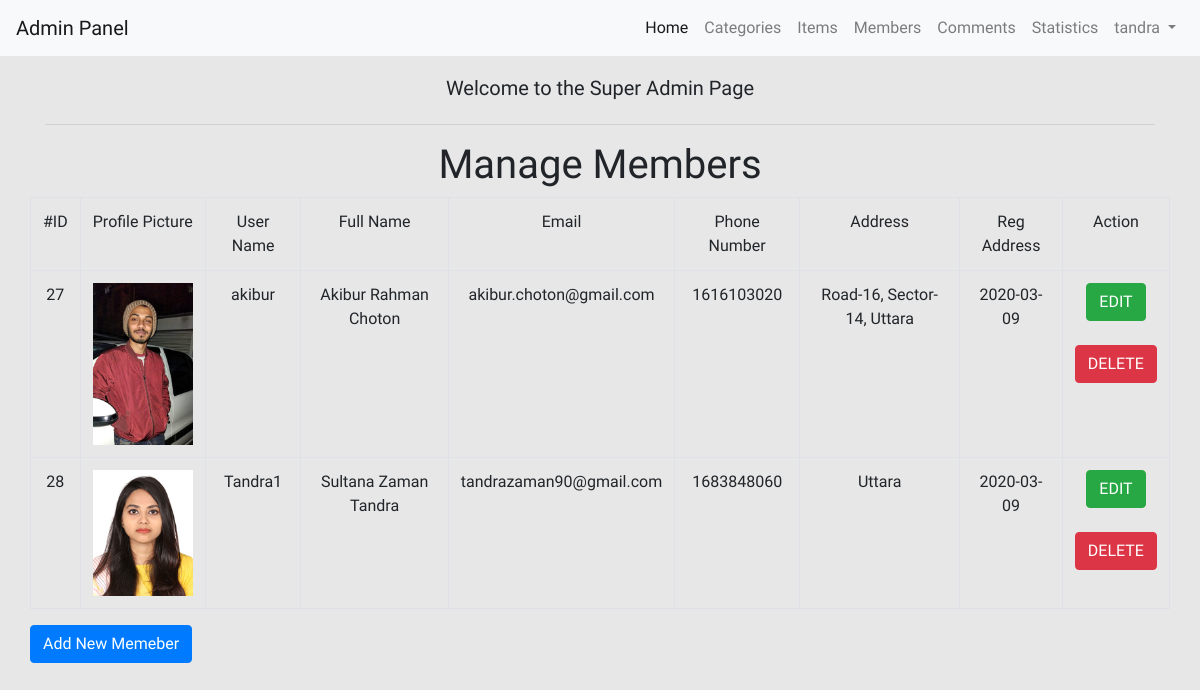
The app's page /admin/members.php (signed in), older data.
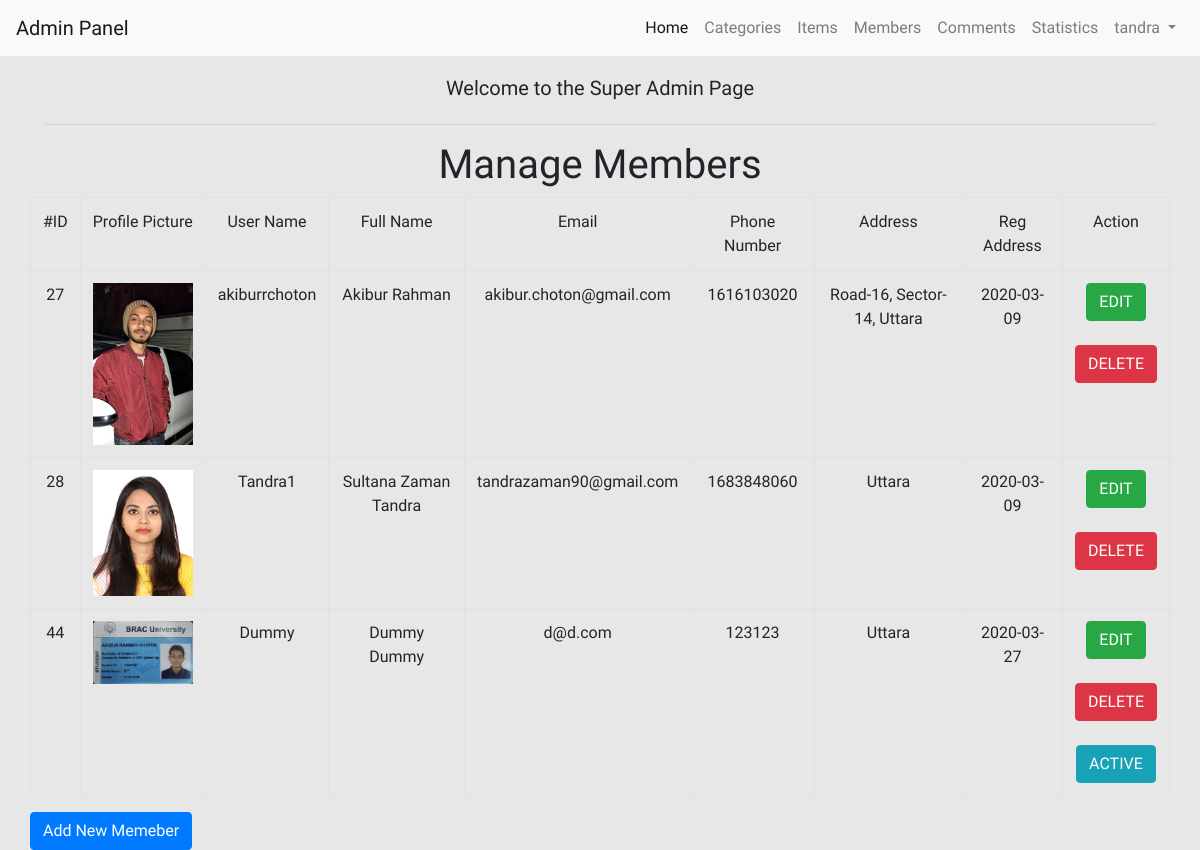
The same page, newer data.
### tables this page shows
CREATE TABLE `users` (
  `UserID` int(11) NOT NULL COMMENT 'Define User ID ',
  `Username` varchar(255) NOT NULL COMMENT 'To identify the user',
  `Password` varchar(255) NOT NULL COMMENT 'User Password',
  `FullName` varchar(255) NOT NULL COMMENT 'User''s Fullname',
  `Email` varchar(255) NOT NULL COMMENT 'User''s Email',
  `PhoneNumber` int(11) NOT NULL,
  `PAddress` varchar(255) NOT NULL,
  `RegStatus` int(11) NOT NULL COMMENT 'Registration status',
  `GroupID` int(11) NOT NULL COMMENT 'Group of Users',
  `Date` date NOT NULL COMMENT 'Date',
  `Avatar` varchar(255) NOT NULL
);

### admin/includes/languages/english.php (called while the page is built)
<?php
    function lang( $phrase ){
        static $lang = array(
            'HOME_ADMIN'    => 'Admin Panel',
            'CATEGORIES'    => 'Categories',
            'ITEMS'         => 'Items',
            'MEMBERS'       => 'Members',
            'COMMENTS'      => 'Comments',
            'STATISTICS'    => 'Statistics'
        );
        return $lang[$phrase];
    }
?>

### admin/members.php (the view, shortened to what this page needs)
<?php
    if (isset($_SESSION['Username'])) {
        include 'init.php';
        $do = isset($_GET['do']) ? $_GET['do'] : 'manage';
        if ($do == 'manage') {
            echo "<h5 class='text-center'>Welcome to the Super Admin Page</h5>";
            $query = '';
            $query1 = "SELECT * FROM users WHERE GroupID != 1 $query ORDER BY UserID";
            $stmt  = $connection->prepare($query1);
            $stmt->execute();
            $rows = $stmt->fetchAll();
            if(!empty($rows)){ ?>
                <div class="container">
                    <div class="row">
                        <div class="col-lg">
                            <hr>
                            <h1 class="text-center">Manage Members </h1>
                        </div>
                        <div class="table-responsive">
                            <table class="table table-bordered text-center">
                                <tr>
                                    <td>#ID</td>
                                    <td>Profile Picture</td>
                                    <td>User Name</td>
                                    <td>Full Name</td>
                                    <td>Email</td>
                                    <td>Phone Number</td>
                                    <td>Address</td>
                                    <td>Reg Address</td>
                                    <td>Action</td>
                                </tr>
                                <?php
                                    foreach ($rows as $row) {
                                        $src = 'layout/images/avatar/'. $row['Avatar'];
                                        echo "<tr>";
                                            echo "<td>" . $row['UserID'] . "</td>";
                                            echo "<td><img src='{$src}' width='100px'></td>";
                                            echo "<td>" . $row['Username'] . "</td>";
                                            echo "<td>" . $row['FullName'] . "</td>";
                                            echo "<td>" . $row['Email'] . "</td>";
                                            echo "<td>" . $row['PhoneNumber'] . "</td>";
                                            echo "<td>" . $row['PAddress'] . "</td>";
                                            echo "<td>" . $row['Date'] . "</td>";
                                            echo "<td>
                                            <a href='members.php?do=edit&userid={$row['UserID']}' class='btn btn-success'>EDIT</a>
                                            </br></br>
                                            <a href='members.php?do=delete&userid={$row['UserID']}' class='btn btn-danger'>DELETE</a></br></br>";
                                            if($row['RegStatus'] == 0){
                                                echo "<a href='members.php?do=active&userid={$row['UserID']}' class='btn btn-info'>ACTIVE</a>";
                                            }
                                            echo "</td>";
                                        echo "</tr>";
                                    }
                                ?>
                            </table>
                        </div>
                        <?php echo '<a href="members.php?do=add"><button type="submit" class="btn btn-primary">Add New Memeber</button></a>';?>
                    </div>
                </div>
<?php
            }
?>
        <?php
        } else if ($do == 'add') {
        ?>
            <section>
                <div class="container">
                    <div class="row">
                        <div class="col-lg-12">
                            <h1 class="text-center">Add New Member</h1>
                        </div>
                        <div class="col-lg-6 offset-lg-3">
                            <form action="?do=insert" method="POST" enctype="multipart/form-data">
                                <div class="form-group">
                                    <input type="text" name="username" class="form-control" placeholder="Username"  required="required">
                                </div>
                                <div class="form-group">
                                    <input type="password" name="password" class="form-control" placeholder="Password"  required="required">
                                </div>
                                <div class="form-group">
                                    <input type="text" name="fullname" class="form-control" placeholder="Full Name"  required="required">
                                </div>
                                <div class="form-group">
                                    <input type="email" name="email" class="form-control" placeholder="Email Address" required="required" >
                                </div>
                                <div class="form-group">
                                    <input type="text" name="phone" class="form-control" placeholder="Phone Number" required="required" >
                                </div>
                                <div class="form-group">
                                    <input type="text" name="address" class="form-control" placeholder="Address"  required="required">
                                </div>
                                <div class="form-group">
                                    <input type="file" name="avatar" class="form-control" required="required">
                                </div>
                                <div class="form-group">
                                    <input type="submit" value="Register" class="btn btn-primary">
                                </div>
                            </form>
                        </div>
                    </div>
                </div>
            </section>
        <?php
        } else if ($do == 'insert') {
            if( $_SERVER['REQUEST_METHOD'] == 'POST' ){
                echo '<h1 class="text-center">Welcome New Member</h1>';
                echo '<div class="container">';
                    $avatar     = $_FILES['avatar'];
                    $avatarName = $_FILES['avatar']['name'];
                    $avatarSize = $_FILES['avatar']['size'];
                    $avatarTemp = $_FILES['avatar']['tmp_name'];
                    $avatarType = $_FILES['avatar']['type'];
                    $avatarAllowedExt = array("jpg", "jpeg", "png", "gif");
                    $exploaded = explode('.', $avatarName);
                    $avatarExtension  = strtolower(end($exploaded));
                    $user       = $_POST['username'] ;
                    $pass       = $_POST['password'] ;
                    $fullname   = $_POST['fullname'] ;
                    $email      = $_POST['email']    ;
                    $phone      = $_POST['phone']    ;
                    $address    = $_POST['address']  ;
                    $hashedPass = sha1($pass);
                    $formErrors   = array();
                    if(strlen($user)  < 4){
                        $formErrors[] = '<div class="alert alert-danger">Username cannot be less than 4 letters.</div>';
                    }
                    if(strlen($user)  > 15){
                        $formErrors[] = '<div class="alert alert-danger">Username cannot be bigger than 15 letters.</div>';
                    }
                    if(empty($pass)){
                        $formErrors[] = '<div class="alert alert-danger">Password cannot be empty.</div>';
                    }
                    if(empty($fullname)){
                        $formErrors[] = '<div class="alert alert-danger">Fullname cannot be empty.</div>';
                    }
                    if(empty($email)){
                        $formErrors[] = '<div class="alert alert-danger">Email cannot be empty.</div>';
                    }
                    if(empty($phone)){
                        $formErrors[] = '<div class="alert alert-danger">Phone Number cannot be empty.</div>';
                    }
                    if(empty($address)){
                        $formErrors[] = '<div class="alert alert-danger">Address cannot be empty.</div>';
                    }
                    if(!empty($avatarName) && !in_array($avatarExtension, $avatarAllowedExt)){
                        $formErrors[] = '<div class="alert alert-danger">Picture type is not proper, Please use JPG, JPEG , PNG or GIF format.</div>';
                    }
                    if(empty($avatarName)){
                        $formErrors[] = '<div class="alert alert-danger">Please Upload Your Profile Picture</div>';
                    }
                    if(!empty($avatarSize) > 4194304){
                        $formErrors[] = '<div class="alert alert-danger">Picture is too large(more than <strong>4 MB</strong>)</div>';
                    }
                    foreach( $formErrors as $error ){
                        echo '<div class = "alert alert-danger">' . $error . '</div>';
                    }
                    if(empty($formErrors)){
                        $avatar = rand(0, 1000000). '_' . $avatarName;
                        $uploadDirection = 'layout/images/avatar/';
                        move_uploaded_file($avatarTemp, "$uploadDirection/$avatar");
                        $checkCurrentUser = checkItem("Username", "users", $user);
                        if($checkCurrentUser == 1){
                            $message = '<div class="alert alert-danger">Sorry! User already exists.</div>';
                            redirectHome($message, 'back', 5);
                        }else{
                            $stmt = $connection->prepare("INSERT INTO users(Username, Password, FullName, Email, PhoneNumber, PAddress,  RegStatus, Date, Avatar) VALUES(:zuser, :zpass, :zname, :zemail, :zphone, :zaddress, 0, now(), :zavatar )");
                            $stmt -> execute(array(
                                'zuser'     => $user,
                                'zpass'     => $hashedPass,
                                'zname'     => $fullname,
                                'zemail'    => $email,
                                'zphone'    => $phone,
                                'zaddress'  => $address,
                                'zavatar'  => $avatar
                            ));
                            $message = '<div class="alert alert-success">' . $stmt->rowCount() . ' user has been added.</div>';
                            redirectHome($message, 'back', 7);
                        }
                    }else{
                        echo "<div class='container'>";
                            $message = '<div class="alert alert-danger">Sorry, You cannot browse this page.</div>';
                            echo $message;
                        echo "</div>";
                    }
                echo '</div>';
            }
        }
        include $tpl . 'footer.php';
    }else{
        header('Location: index.php');
        exit();
    }
?>

### admin/includes/templates/header.php (shortened to what this page needs)
<!doctype html>
<html lang="en">
<head>
  <link rel="stylesheet" href="https://maxcdn.bootstrapcdn.com/bootstrap/4.0.0/css/bootstrap.min.css">
  <link rel="stylesheet" href="https://stackpath.bootstrapcdn.com/bootstrap/4.4.1/css/bootstrap.min.css">
  <link href="https://stackpath.bootstrapcdn.com/font-awesome/4.7.0/css/font-awesome.min.css" rel="stylesheet">
  <link rel="stylesheet" type="text/css" href="<?= $css; ?>backend.css">
</head>
<body>

### admin/init.php (shortened to what this page needs)
<?php
    $tpl    = 'includes/templates/';
    $lang   = 'includes/languages/';
    $css    = 'layout/css/';
    include $lang . 'english.php';
    include $tpl  . 'header.php';
    if(!isset($noNavBar)){
        include $tpl. 'navbar.php';
    }
?>

### admin/includes/templates/navbar.php (shortened to what this page needs)
<nav class="navbar navbar-expand-lg navbar-light bg-light">
    <a class="navbar-brand" href="dashboard.php"><?= lang('HOME_ADMIN'); ?></a>
    <div class="collapse navbar-collapse" id="navbarSupportedContent">
        <ul class="navbar-nav ml-auto">
            <li class="nav-item active">
                <a class="nav-link" href="dashboard.php">Home</a>
            </li>
            <li class="nav-item">
                <a class="nav-link" href="categories.php?do=manage"><?= lang('CATEGORIES'); ?></a>
            </li>
            <li class="nav-item">
                <a class="nav-link" href="items.php?do=manage"><?= lang('ITEMS'); ?></a>
            </li>
            <li class="nav-item">
                <a class="nav-link" href="members.php?do=manage"><?= lang('MEMBERS'); ?></a>
            </li>
            <li class="nav-item">
                <a class="nav-link" href="#"><?= lang('COMMENTS'); ?></a>
            </li>
            <li class="nav-item">
                <a class="nav-link" href="#"><?= lang('STATISTICS'); ?></a>
            </li>
            <li class="nav-item dropdown">
                <a class="nav-link dropdown-toggle" href="#" id="navbarDropdown" role="button" data-toggle="dropdown" aria-haspopup="true" aria-expanded="false">
                    <?= $_SESSION['Username']; ?>
                </a>
            </li>
        </ul>
    </div>
</nav>

### admin/includes/templates/footer.php (shortened to what this page needs)
  </body>
</html>

### admin/layout/css/backend.css (style rules this page uses)
* { padding: 0; margin: 0; }
body { font-family: "Spartan", sans-serif; background-color: #e7e7e7; min-height: 100vh; }
a { color: #919aa3; }
.navbar { margin-bottom: 20px; }

Row changes from the older to the newer data that the page shows:
changed users "akibur.choton@gmail.com": Username "akibur" → "akiburrchoton"; FullName "Akibur Rahman Choton" → "Akibur Rahman"
added users: UserID "44", Avatar (picture), Username "Dummy", FullName "Dummy Dummy", Email "d@d.com", PhoneNumber "123123", PAddress "Uttara", Date "2020-03-27"
